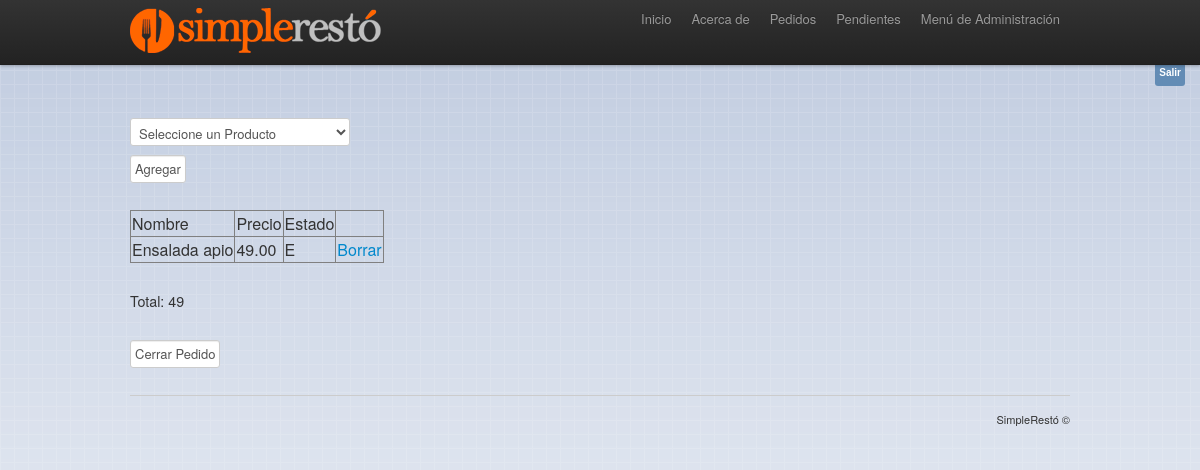
Page /index.php?controller=mesasImg&action=_nuevoPedido&idMesas=2 (signed in) on the committed database.
### tables this page shows
CREATE TABLE IF NOT EXISTS `items` (
  `id` tinyint(4) NOT NULL AUTO_INCREMENT,
  `id_pedidos` tinyint(4) DEFAULT NULL,
  `id_productos` tinyint(4) DEFAULT NULL,
  `estado` char(1) DEFAULT NULL,
  `precio` decimal(10,2) DEFAULT NULL,
  PRIMARY KEY (`id`),
  KEY `id_pedidos` (`id_pedidos`),
  KEY `id_productos` (`id_productos`)
);

CREATE TABLE IF NOT EXISTS `productos` (
  `id` tinyint(4) NOT NULL AUTO_INCREMENT,
  `nombre` varchar(255) DEFAULT NULL,
  `precio` decimal(10,0) DEFAULT NULL,
  `stock` tinyint(4) DEFAULT NULL,
  `estado` char(1) DEFAULT NULL,
  `fecha` timestamp NULL DEFAULT NULL,
  PRIMARY KEY (`id`)
);

### controllers/defecto_controller.php (called while the page is built, shortened)
<?php
class defecto_controller {
    function render($datos, $vista) {
        require_once 'models/usuarios_model.php';
        $carpeta = 'views/default/';
        require_once $carpeta . 'head.php';
        require_once $vista;
        require_once $carpeta . 'footer.php';
        return;
    }
}

### index.php (called while the page is built, shortened)
<?php
$accionPredefinida = "_listarAction";
if(! empty($_GET['action']))
      $accion = $_GET['action'];
else
      $accion = $accionPredefinida;
$accion = '_' . preg_replace('/[^a-zA-Z0-9]/', '', $accion);
$objcontrolador= new $controlador();
$objcontrolador->inicio();
$objcontrolador->$accion();
?>

### models/pedidos_model.php (called while the page is built, shortened)
<?php
class pedidos {
    public function PedidoActivo($id_mesas) {
        $dblink = null;
        try {
            $dblink = mysql_connect(DB_HOST, DB_USER, DB_PASS);
        } catch (Exception $ex) {
            echo "Could not connect to " . DB_HOST . ":" . DB_BASE . "\n";
            echo "Error: " . $ex->message;
            exit;
        }
        $query = "SELECT * FROM pedidos WHERE estado= 'N' and `id_mesas`='{$id_mesas}'";
        $result = mysql_query($query, $dblink);
    }
}

### models/items_model.php (called while the page is built, shortened)
<?php
class items
{
        public function SelectAll($idpedido)
	{
		$dblink = null;
		try
		{
			$dblink = mysql_connect(DB_HOST,DB_USER,DB_PASS);
		}
		catch(Exception $ex)
		{
			echo "Could not connect to " . DB_HOST . ":" . DB_BASE . "\n";
			echo "Error: " . $ex->message;
			exit;
		}
		$query = "SELECT p.*,i.precio as precioItem, i.estado as estadoItem, i.id as idBorrar,ped.id_mesas as idMesas FROM items as i inner join productos as p on p.id=i.id_productos inner join pedidos as ped on ped.id=i.id_pedidos WHERE i.id_pedidos='{$idpedido}'";
		$result = mysql_query($query,$dblink);
                return $result;
	}
}

### views/mesasImg/items.php (the view, shortened to what this page needs)
<form action="" method="post">
    <select name="id_productos">
        <option value="0">Seleccione un Producto</option>
    </select><br>
    <input type="submit" name="Agregar" value="Agregar">
</form>
<table border = 1>
    <tr><td>Nombre</td><td>Precio</td><td>Estado</td></tr>
<?php
$total=0;
while($x = mysql_fetch_assoc($datos['items']))
{
echo '
<tr><td>'.$x['nombre'].'</td><td>'.$x['precioItem'].'</td><td>'.$x['estadoItem'].'</td>
<td><a href="index.php?controller=mesasImg&action=_nuevoPedido&idMesas='.$x['idMesas'].'&idBorrar='.$x['idBorrar'].'"  >Borrar</a></td>
</td></tr>
';
$total=$total+$x['precioItem'];
}
        ?>
</table>
<br>
<?php
        echo 'Total: '.$total;
?>
<br /><br />
<form action="index.php?controller=pedidos&action=_enMesa&idMesas=<?=$_GET['idMesas']?>" method="post">
<input type="submit" name="boton" value="Cerrar Pedido">
</form>

### css/styles.css (style rules this page uses)
body { background: url('../img/bg.png') repeat-x; background-color: #fff; }

### rows in the picture
items: id_productos.nombre "Ensalada apio", precio "49.00", estado "E"

### other values in the picture
$total "49"
